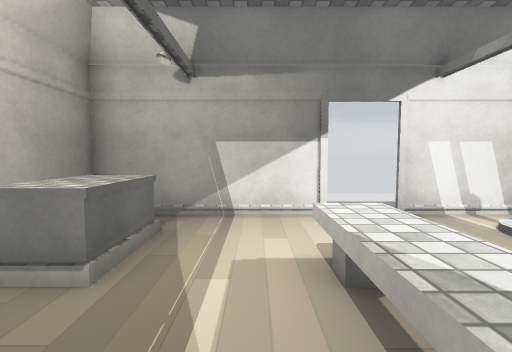
[1] (above)

12 first-person views from a walk through a 3-D level made in the Unity game engine. The camera is 1.4 m above the floor, tilts 4° down and sees 85° across. Doors are open. The floor is counted in squares, 1 m on a side. Each view is taken from the middle of a square. On the plan, view 1 faces up. The plan holds only what a view shows up to about 14 squares ahead; the rest is blank. Some surface patterns are stand-ins.

[2]
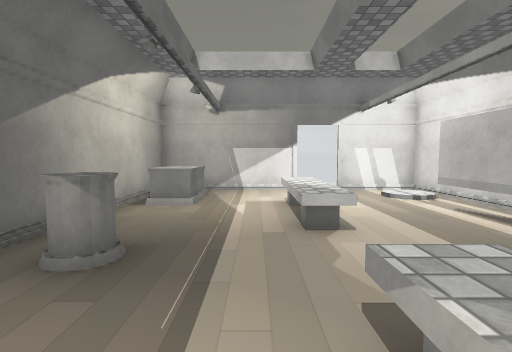

[3]
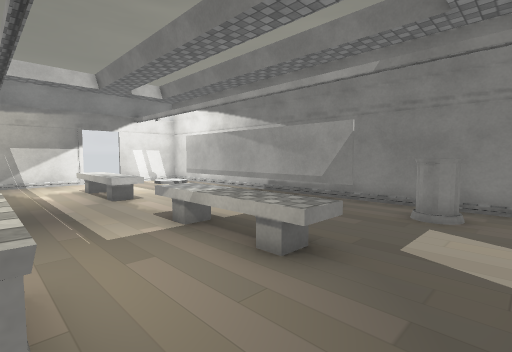

[4]
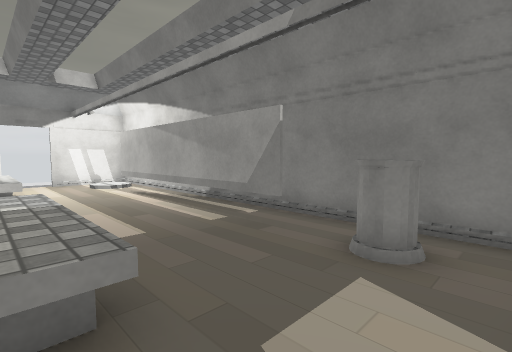

[5]
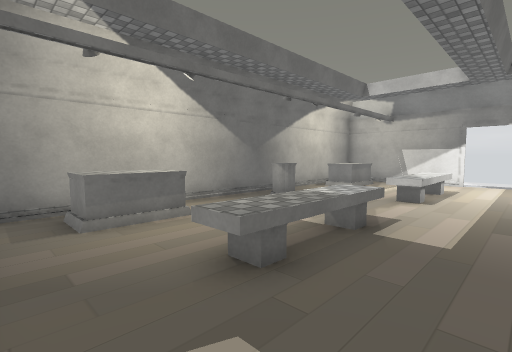

[6]
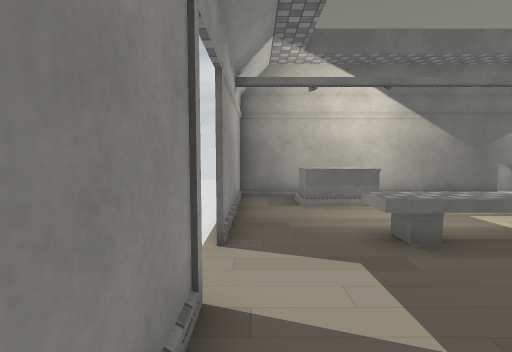

[7]
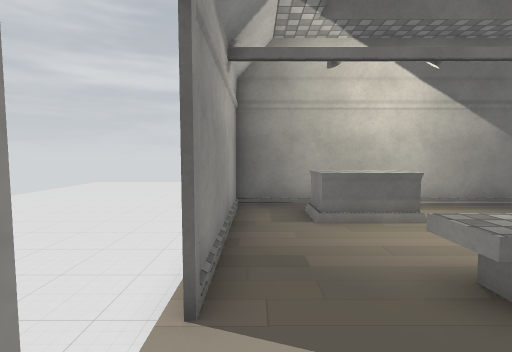

[8]
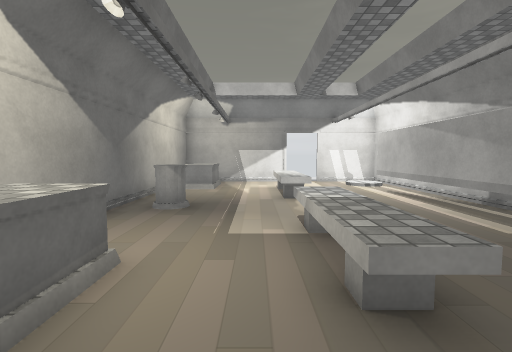

[9]
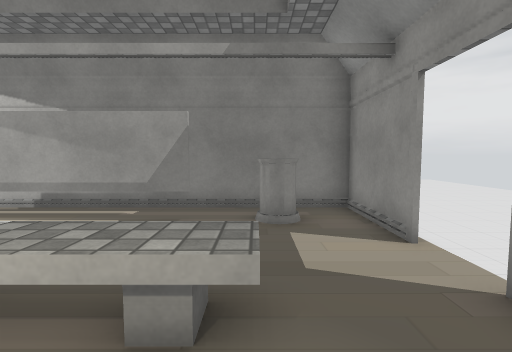

[10]
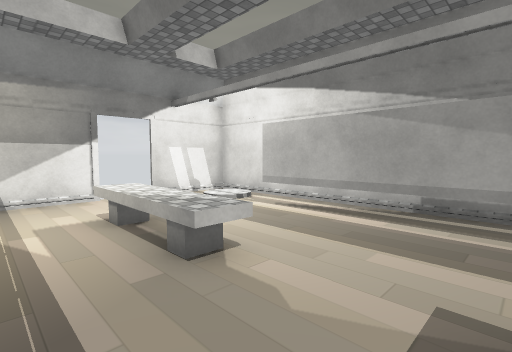

[11]
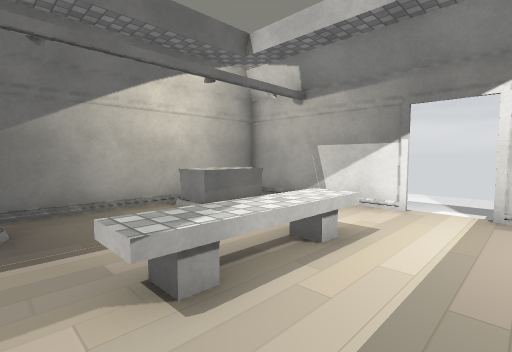

[12]
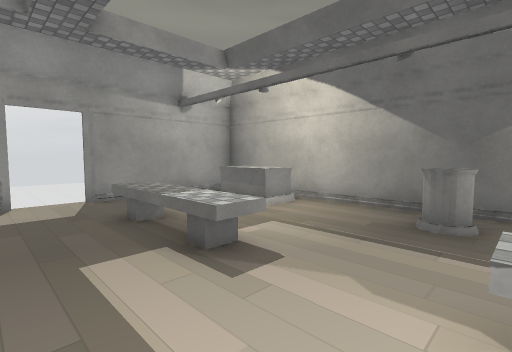

### Floor plan
Key: @ floor where view 1 was taken; # wall or solid block; x gap in a wall; . main floor; : floor 0.25 m higher than the main floor; / step, stairs or slope; D open door; ^ raised ledge; B bench; T thing the floor can be seen under or through.
Columns run from 10 left of view 1 to 13 right of it. Each row starts with its distance up from view 1.
 11            .....
 10            .....
  9            .....
  8            ...
  7       ######DD####
  6       #..........#
  5       #^^......:/#
  4       #^^..BB..//#
  3       #^^..BB../.#
  2       #....BB..T.#
  1       #....BB..T.#
  0       #...@BB..T.#
 -1       #^^......T.#
 -2       #........T.#
 -3       #....BB..T.#
 -4       #....BB..T.#
 -5       #....BB..T.#
 -6       #^^..BB....#
 -7       #^^..BB..^.#
 -8       #........^x#
 -9       #.....DD...#
-10       ######DD####
-11   ...............
-12   .................
-13 .............. .....
-14 .......... ...  ......
-15 .........  ...   ......
-16 .......    ...     .....
-17 ......      ..      ....
-18 .....       ..       ...

Where each view was taken, in squares from view 1:
view 1: 0 up, 0 right, facing up
view 2: 5 down, 0 right, facing up
view 3: 9 down, 2 left, facing up-right
view 4: 9 down, 1 right, facing up-right
view 5: 9 down, 4 right, facing up-left
view 6: 9 down, 6 right, facing left
view 7: 9 down, 4 right, facing left
view 8: 9 down, 0 right, facing up
view 9: 7 down, 1 left, facing right
view 10: 3 down, 1 left, facing up-right
view 11: 1 down, 4 right, facing up-left
view 12: 0 up, 4 right, facing down-left
